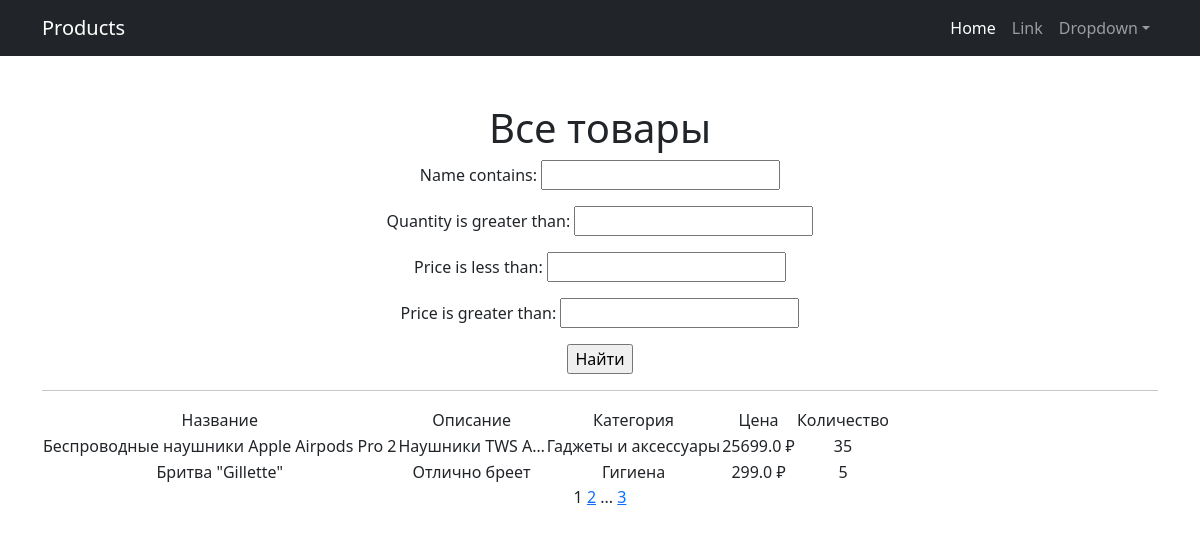
Screenshot of /products/ with the database file from the repository.
### simpleapp1/models.py (models this page shows, shortened)
class Product(models.Model):
    name = models.CharField(
        max_length=50,
        unique=True,
    )
    description = models.TextField()
    quantity = models.IntegerField(
        validators=[MinValueValidator(0)],
    )
    category = models.ForeignKey(
        to='Category',
        on_delete=models.CASCADE,
        related_name='products',
    )
    price = models.FloatField(
        validators=[MinValueValidator(0.0)],
    )

class Category(models.Model):
    name = models.CharField(max_length=100, unique=True)

### simpleapp1/views.py (the view)
# urls.py: path('', ProductsList.as_view(), name='product_list'),
class ProductsList(ListView):
    model = Product
    ordering = 'name'
    template_name = 'products.html'
    context_object_name = 'products'
    paginate_by = 2
    def get_queryset(self):
        queryset = super().get_queryset()
        self.filterset = ProductFilter(self.request.GET, queryset)
        return self.filterset.qs
    def get_context_data(self, **kwargs):
        context = super().get_context_data(**kwargs)
        context['filterset'] = self.filterset
        return context

### simpleapp1/templatetags/custom_filters.py (called while the page is built)
@register.filter()
def currency(value, code='rub'):
   postfix = CURRENCIES_SYMBOLS[code]
   return f'{value} {postfix}'

### simpleapp1/templatetags/custom_tags.py (called while the page is built)
@register.simple_tag(takes_context=True)
def url_replace(context, **kwargs):
   d = context['request'].GET.copy()
   for k, v in kwargs.items():
       d[k] = v
   return d.urlencode()

### templates/products.html (shortened to what this page needs)
{% extends 'flatpages/default.html' %}
{% load custom_filters %}
{% load custom_tags %}
{% block content %}
   <h1>Все товары</h1>
   <form action="" method="get">
       {{ filterset.form.as_p }}
       <input type="submit" value="Найти" />
   </form>
   <hr>
   {% if products %}
       <table>
           <tr>
               <td>Название</td>
               <td>Описание</td>
               <td>Категория</td>
               <td>Цена</td>
               <td>Количество</td>
           </tr>
           {% for product in products %}
           <tr>
               <td>{{ product.name }}</td>
               <td>{{ product.description|truncatechars:15 }}</td>
               <td>{{ product.category.name }}</td>
               <td>{{ product.price|currency }}</td>
               <td>{{ product.quantity }}</td>
           </tr>
           {% endfor %}
       </table>
   {% else %}
       <h2>Товаров нет!</h2>
   {% endif %}
   {{ page_obj.number }}
   {% if page_obj.has_next %}
       <a href="?{% url_replace page=page_obj.next_page_number %}">{{ page_obj.next_page_number }}</a>
       {% if paginator.num_pages != page_obj.next_page_number %}
           ...
           <a href="?{% url_replace page=page_obj.paginator.num_pages %}">{{ page_obj.paginator.num_pages }}</a>
       {% endif %}
   {% endif %}
{% endblock content %}

### templates/flatpages/default.html (shortened to what this page needs)
<!DOCTYPE html>
<html lang="en">
    <head>
        {% load static %}
        <link href="{% static 'css/styles.css' %}" rel="stylesheet" />
    </head>
    <body>
        <nav class="navbar navbar-expand-lg navbar-dark bg-dark">
            <div class="container">
                <a class="navbar-brand" href="#">Products</a>
                <div class="collapse navbar-collapse" id="navbarSupportedContent">
                    <ul class="navbar-nav ms-auto mb-2 mb-lg-0">
                        <li class="nav-item"><a class="nav-link active" aria-current="page" href="#">Home</a></li>
                        <li class="nav-item"><a class="nav-link" href="#">Link</a></li>
                        <li class="nav-item dropdown">
                            <a class="nav-link dropdown-toggle" id="navbarDropdown" href="#" role="button" data-bs-toggle="dropdown" aria-expanded="false">Dropdown</a>
                        </li>
                    </ul>
                </div>
            </div>
        </nav>
        <div class="container">
            <div class="text-center mt-5">
                {% block content %}
                {% endblock content %}
            </div>
        </div>
    </body>
</html>

### rows the page displays
Product: name "Беспроводные наушники Apple Airpods Pro 2", description "Наушники TWS A…", category.name "Гаджеты и аксессуары", price "25699.0 ₽", quantity "35"
Product: name "Бритва \"Gillette\"", description "Отлично бреет", category.name "Гигиена", price "299.0 ₽", quantity "5"

### other values shown
{{ page_obj.number }} "1"
{{ page_obj.next_page_number }} "2"
{{ page_obj.paginator.num_pages }} "3"
